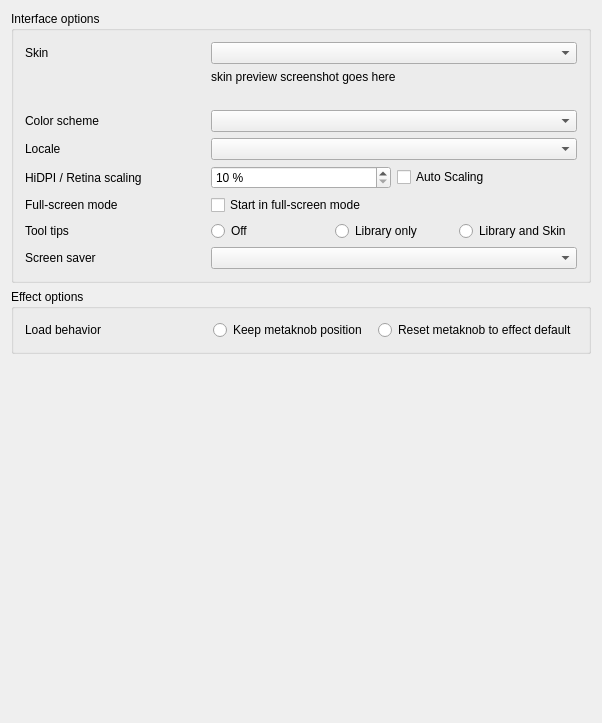
<?xml version="1.0" encoding="UTF-8"?>
<ui version="4.0">
 <class>DlgPrefControlsDlg</class>
 <widget class="QWidget" name="DlgPrefControlsDlg">
  <property name="geometry">
   <rect>
    <x>0</x>
    <y>0</y>
    <width>602</width>
    <height>723</height>
   </rect>
  </property>
  <property name="windowTitle">
   <string>Interface Preferences</string>
  </property>
  <layout class="QGridLayout" name="gridLayout_3">
   <item row="0" column="0">
    <widget class="QGroupBox" name="groupBoxSkinOptions">
     <property name="title">
      <string>Interface options</string>
     </property>
     <layout class="QGridLayout" name="GridLayout1">
      <item row="1" column="1" colspan="2">
       <widget class="QLabel" name="skinPreviewLabel">
        <property name="text">
         <string notr="true">skin preview screenshot goes here</string>
        </property>
       </widget>
      </item>
      <item row="11" column="0">
       <widget class="QLabel" name="label">
        <property name="text">
         <string>Screen saver</string>
        </property>
       </widget>
      </item>
      <item row="0" column="0">
       <widget class="QLabel" name="lableSkin_2">
        <property name="enabled">
         <bool>true</bool>
        </property>
        <property name="font">
         <font/>
        </property>
        <property name="text">
         <string>Skin</string>
        </property>
        <property name="wordWrap">
         <bool>false</bool>
        </property>
        <property name="buddy">
         <cstring>ComboBoxSkinconf</cstring>
        </property>
       </widget>
      </item>
      <item row="0" column="1" colspan="2">
       <widget class="QComboBox" name="ComboBoxSkinconf">
        <property name="sizePolicy">
         <sizepolicy hsizetype="Expanding" vsizetype="Fixed">
          <horstretch>0</horstretch>
          <verstretch>0</verstretch>
         </sizepolicy>
        </property>
        <property name="font">
         <font/>
        </property>
       </widget>
      </item>
      <item row="2" column="1" colspan="2">
       <widget class="QLabel" name="warningLabel">
        <property name="text">
         <string/>
        </property>
        <property name="alignment">
         <set>Qt::AlignJustify|Qt::AlignVCenter</set>
        </property>
       </widget>
      </item>
      <item row="3" column="1" rowspan="2" colspan="2">
       <widget class="QComboBox" name="ComboBoxSchemeconf">
        <property name="sizePolicy">
         <sizepolicy hsizetype="Expanding" vsizetype="Fixed">
          <horstretch>0</horstretch>
          <verstretch>0</verstretch>
         </sizepolicy>
        </property>
        <property name="font">
         <font/>
        </property>
        <property name="toolTip">
         <string>Select from different color schemes of a skin if available.</string>
        </property>
       </widget>
      </item>
      <item row="6" column="0">
       <widget class="QLabel" name="textLabelLocale">
        <property name="text">
         <string>Locale</string>
        </property>
        <property name="buddy">
         <cstring>ComboBoxLocale</cstring>
        </property>
       </widget>
      </item>
      <item row="6" column="1" colspan="2">
       <widget class="QComboBox" name="ComboBoxLocale">
        <property name="toolTip">
         <string>Locales determine country and language specific settings.</string>
        </property>
       </widget>
      </item>
      <item row="8" column="0">
       <widget class="QLabel" name="labelFullscreenOption">
        <property name="text">
         <string>Full-screen mode</string>
        </property>
        <property name="buddy">
         <cstring>checkBoxStartFullScreen</cstring>
        </property>
       </widget>
      </item>
      <item row="8" column="1" colspan="2">
       <widget class="QCheckBox" name="checkBoxStartFullScreen">
        <property name="text">
         <string>Start in full-screen mode</string>
        </property>
       </widget>
      </item>
      <item row="10" column="0">
       <widget class="QLabel" name="labelTooltips">
        <property name="enabled">
         <bool>true</bool>
        </property>
        <property name="font">
         <font/>
        </property>
        <property name="text">
         <string>Tool tips</string>
        </property>
        <property name="wordWrap">
         <bool>false</bool>
        </property>
        <property name="buddy">
         <cstring>radioButtonTooltipsOff</cstring>
        </property>
       </widget>
      </item>
      <item row="10" column="1" colspan="2">
       <layout class="QHBoxLayout" name="horizontalLayout">
        <item>
         <widget class="QRadioButton" name="radioButtonTooltipsOff">
          <property name="text">
           <string>Off</string>
          </property>
          <attribute name="buttonGroup">
           <string notr="true">buttonGroupTooltips</string>
          </attribute>
         </widget>
        </item>
        <item>
         <widget class="QRadioButton" name="radioButtonTooltipsLibrary">
          <property name="text">
           <string>Library only</string>
          </property>
          <attribute name="buttonGroup">
           <string notr="true">buttonGroupTooltips</string>
          </attribute>
         </widget>
        </item>
        <item>
         <widget class="QRadioButton" name="radioButtonTooltipsLibraryAndSkin">
          <property name="text">
           <string>Library and Skin</string>
          </property>
          <attribute name="buttonGroup">
           <string notr="true">buttonGroupTooltips</string>
          </attribute>
         </widget>
        </item>
       </layout>
      </item>
      <item row="7" column="0">
       <widget class="QLabel" name="labelScaleFactor">
        <property name="text">
         <string>HiDPI / Retina scaling</string>
        </property>
        <property name="buddy">
         <cstring>checkBoxScaleFactorAuto</cstring>
        </property>
       </widget>
      </item>
      <item row="7" column="1">
       <widget class="QDoubleSpinBox" name="spinBoxScaleFactor">
        <property name="toolTip">
         <string>Change the size of text, buttons, and other items.</string>
        </property>
        <property name="suffix">
         <string notr="true"> %</string>
        </property>
        <property name="decimals">
         <number>0</number>
        </property>
        <property name="minimum">
         <double>10.000000000000000</double>
        </property>
        <property name="maximum">
         <double>400.000000000000000</double>
        </property>
        <property name="singleStep">
         <double>5.000000000000000</double>
        </property>
       </widget>
      </item>
      <item row="7" column="2">
       <widget class="QCheckBox" name="checkBoxScaleFactorAuto">
        <property name="toolTip">
         <string>Adopt scale factor from the operating system</string>
        </property>
        <property name="text">
         <string>Auto Scaling</string>
        </property>
       </widget>
      </item>
      <item row="11" column="1" colspan="2">
       <widget class="QComboBox" name="comboBoxScreensaver"/>
      </item>
      <item row="3" column="0" rowspan="2">
       <widget class="QLabel" name="labelColorScheme">
        <property name="enabled">
         <bool>true</bool>
        </property>
        <property name="font">
         <font/>
        </property>
        <property name="text">
         <string>Color scheme</string>
        </property>
        <property name="wordWrap">
         <bool>false</bool>
        </property>
        <property name="buddy">
         <cstring>ComboBoxSchemeconf</cstring>
        </property>
       </widget>
      </item>
     </layout>
    </widget>
   </item>
   <item row="1" column="0">
    <widget class="QGroupBox" name="groupBoxEffectOption">
     <property name="title">
      <string>Effect options</string>
     </property>
     <layout class="QGridLayout" name="gridLayout">
      <item row="0" column="0">
       <widget class="QLabel" name="labelLoadBehavior">
        <property name="text">
         <string>Load behavior</string>
        </property>
       </widget>
      </item>
      <item row="0" column="1" colspan="2">
       <layout class="QHBoxLayout" name="horizontalLayoutEffects">
        <item>
         <widget class="QRadioButton" name="radioButtonKeepMetaknobPosition">
          <property name="text">
           <string>Keep metaknob position</string>
          </property>
          <attribute name="buttonGroup">
           <string notr="true">buttonGroupEffectLoadBehavior</string>
          </attribute>
         </widget>
        </item>
        <item>
         <widget class="QRadioButton" name="radioButtonMetaknobLoadDefault">
          <property name="text">
           <string>Reset metaknob to effect default</string>
          </property>
          <attribute name="buttonGroup">
           <string notr="true">buttonGroupEffectLoadBehavior</string>
          </attribute>
         </widget>
        </item>
       </layout>
      </item>
     </layout>
    </widget>
   </item>
   <item row="2" column="0">
    <spacer name="verticalSpacer">
     <property name="orientation">
      <enum>Qt::Vertical</enum>
     </property>
     <property name="sizeHint" stdset="0">
      <size>
       <width>20</width>
       <height>40</height>
      </size>
     </property>
    </spacer>
   </item>
  </layout>
 </widget>
 <layoutdefault spacing="6" margin="11"/>
 <tabstops>
  <tabstop>ComboBoxSkinconf</tabstop>
  <tabstop>ComboBoxSchemeconf</tabstop>
  <tabstop>ComboBoxLocale</tabstop>
  <tabstop>checkBoxStartFullScreen</tabstop>
  <tabstop>radioButtonTooltipsOff</tabstop>
  <tabstop>radioButtonTooltipsLibrary</tabstop>
  <tabstop>radioButtonTooltipsLibraryAndSkin</tabstop>
 </tabstops>
 <resources/>
 <connections/>
 <buttongroups>
  <buttongroup name="buttonGroupEffectLoadBehavior"/>
  <buttongroup name="buttonGroupTooltips"/>
 </buttongroups>
</ui>
